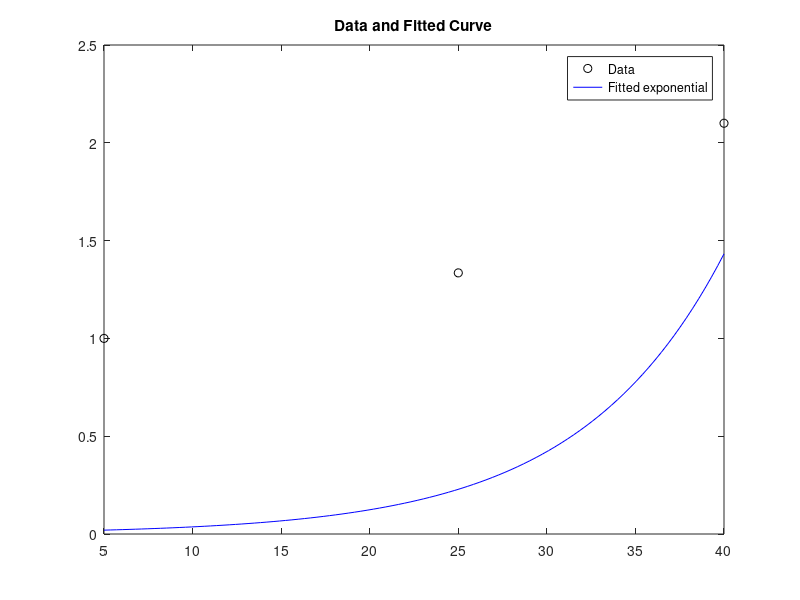

This chart was generated by the following MATLAB code: (Note: this script raises an error after producing the figure.)
xdata = ...
[5,25,40];
ydata = ...
[1,1.335,2.1];
fun = @(x,xdata)(x(1).*exp(x(2).*xdata)); %exp model- a*exp (b*x)
x0 = [.5,.4];
x = lsqcurvefit(fun,x0,xdata,ydata)

times = linspace(xdata(1),xdata(end));
plot(xdata,ydata,'ko',times,fun(x,times),'b-')
legend('Data','Fitted exponential')
title('Data and Fitted Curve')

[fitresult] = fit(xdata',ydata','exp1')
fo = fitoptions('Method','NonlinearLeastSquares',...
               'Lower',[zeros(1,10)],...
               'Upper',[Inf*(ones(1,10))],...
               'StartPoint',[ones(1,10)]);
ft = fittype('glucoseRASss(GLU,coefficients)','options',fo);
[curve2,gof2] = fit(xdata,ydata,ft)